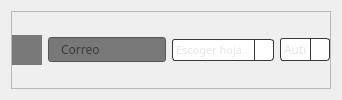
                      <widget class="QWidget" name="load_tab">
                       <attribute name="title">
                        <string>Guardar en datos existentes</string>
                       </attribute>
                       <layout class="QHBoxLayout" name="horizontalLayout_14">
                        <item>
                         <widget class="QFrame" name="frame_18">
                          <property name="minimumSize">
                           <size>
                            <width>0</width>
                            <height>30</height>
                           </size>
                          </property>
                          <property name="frameShape">
                           <enum>QFrame::StyledPanel</enum>
                          </property>
                          <property name="frameShadow">
                           <enum>QFrame::Raised</enum>
                          </property>
                          <layout class="QHBoxLayout" name="horizontalLayout_20">
                           <property name="leftMargin">
                            <number>0</number>
                           </property>
                           <property name="topMargin">
                            <number>0</number>
                           </property>
                           <property name="rightMargin">
                            <number>0</number>
                           </property>
                           <property name="bottomMargin">
                            <number>0</number>
                           </property>
                           <item>
                            <widget class="QPushButton" name="save">
                             <property name="minimumSize">
                              <size>
                               <width>30</width>
                               <height>30</height>
                              </size>
                             </property>
                             <property name="maximumSize">
                              <size>
                               <width>25</width>
                               <height>16777215</height>
                              </size>
                             </property>
                             <property name="font">
                              <font>
                               <family>Century Gothic</family>
                              </font>
                             </property>
                             <property name="styleSheet">
                              <string notr="true">QPushButton {
	
	background-color: rgb(120, 120, 120);
	color: rgb(216, 216, 216);
	border: 0px solid;
}

QPushButton:hover {
	
	background-color: rgb(125, 125, 125);
}

QPushButton:pressed {
	
	background-color: rgb(136, 136, 136);
	padding-top: 1px;
    

}
</string>
                             </property>
                             <property name="text">
                              <string/>
                             </property>
                             <property name="icon">
                              <iconset>
                               <normaloff>icons/save-icon-5404.png</normaloff>icons/save-icon-5404.png</iconset>
                             </property>
                             <property name="iconSize">
                              <size>
                               <width>18</width>
                               <height>18</height>
                              </size>
                             </property>
                            </widget>
                           </item>
                           <item>
                            <widget class="QLineEdit" name="Mail">
                             <property name="minimumSize">
                              <size>
                               <width>0</width>
                               <height>25</height>
                              </size>
                             </property>
                             <property name="font">
                              <font>
                               <family>Century Gothic</family>
                              </font>
                             </property>
                             <property name="styleSheet">
                              <string notr="true">background-color: rgb(120, 120, 120);
padding-left: 10px;</string>
                             </property>
                             <property name="text">
                              <string/>
                             </property>
                             <property name="placeholderText">
                              <string>Correo</string>
                             </property>
                            </widget>
                           </item>
                           <item>
                            <widget class="QComboBox" name="file_selector">
                             <property name="minimumSize">
                              <size>
                               <width>87</width>
                               <height>20</height>
                              </size>
                             </property>
                             <property name="maximumSize">
                              <size>
                               <width>150</width>
                               <height>16777215</height>
                              </size>
                             </property>
                             <property name="font">
                              <font>
                               <family>Century Gothic</family>
                               <pointsize>8</pointsize>
                              </font>
                             </property>
                             <property name="styleSheet">
                              <string notr="true">QComboBox{	
	color: rgb(230, 230, 230);
    border: 1px solid rgb(57, 57, 57);
    border-radius: 3px;
    padding: 1px 4px 1px 3px;
    min-width: 6em;
}

QComboBox::drop-down {
    subcontrol-origin: padding;
    subcontrol-position: top right;
    width: 18px;

    border-left-width: 1px;
    border-left-color: rgb(57, 57, 57);
    border-left-style: solid; /* just a single line */
    border-top-right-radius: 3px; /* same radius as the QComboBox */
    border-bottom-right-radius: 3px;
}

QComboBox QAbstractItemView
{
	border: 1px solid rgb(57, 57, 57);
	border-bottom-left-radius: 3px; 
    border-bottom-right-radius: 3px;
	color: rgb(40, 40, 40);
	
	
}</string>
                             </property>
                             <property name="currentText">
                              <string>Escoger hoja..</string>
                             </property>
                             <property name="frame">
                              <bool>true</bool>
                             </property>
                             <item>
                              <property name="text">
                               <string>Escoger hoja..</string>
                              </property>
                             </item>
                            </widget>
                           </item>
                           <item>
                            <widget class="QComboBox" name="auto_save_selector">
                             <property name="maximumSize">
                              <size>
                               <width>50</width>
                               <height>16777215</height>
                              </size>
                             </property>
                             <property name="font">
                              <font>
                               <family>Century Gothic</family>
                              </font>
                             </property>
                             <property name="styleSheet">
                              <string notr="true">QComboBox{	
	color: rgb(230, 230, 230);
    border: 1px solid rgb(57, 57, 57);
    border-radius: 3px;
    padding: 1px 4px 1px 3px;
    min-width: 6em;
}

QComboBox::drop-down {
    subcontrol-origin: padding;
    subcontrol-position: top right;
    width: 18px;

    border-left-width: 1px;
    border-left-color: rgb(57, 57, 57);
    border-left-style: solid; /* just a single line */
    border-top-right-radius: 3px; /* same radius as the QComboBox */
    border-bottom-right-radius: 3px;
}

QComboBox QAbstractItemView
{
	border: 1px solid rgb(57, 57, 57);
	border-bottom-left-radius: 3px; 
    border-bottom-right-radius: 3px;
	color: rgb(40, 40, 40);
	
	
}</string>
                             </property>
                             <property name="placeholderText" stdset="0">
                              <string>Auto Save </string>
                             </property>
                             <item>
                              <property name="text">
                               <string>Desactivado</string>
                              </property>
                             </item>
                             <item>
                              <property name="text">
                               <string>5 minutos</string>
                              </property>
                             </item>
                             <item>
                              <property name="text">
                               <string>10 minutos</string>
                              </property>
                             </item>
                             <item>
                              <property name="text">
                               <string>15 minutos</string>
                              </property>
                             </item>
                             <item>
                              <property name="text">
                               <string>30 minutos</string>
                              </property>
                             </item>
                             <item>
                              <property name="text">
                               <string>1 hora</string>
                              </property>
                             </item>
                            </widget>
                           </item>
                          </layout>
                         </widget>
                        </item>
                       </layout>
                      </widget>
